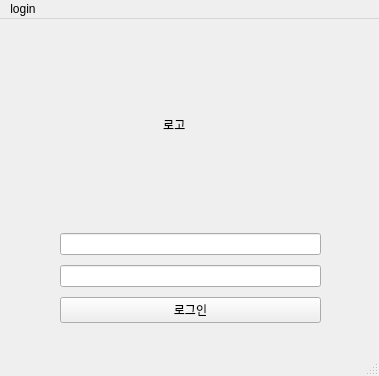
<?xml version="1.0" encoding="UTF-8"?>
<ui version="4.0">
 <class>MainWindow</class>
 <widget class="QMainWindow" name="MainWindow">
  <property name="geometry">
   <rect>
    <x>0</x>
    <y>0</y>
    <width>379</width>
    <height>376</height>
   </rect>
  </property>
  <property name="minimumSize">
   <size>
    <width>379</width>
    <height>376</height>
   </size>
  </property>
  <property name="maximumSize">
   <size>
    <width>379</width>
    <height>376</height>
   </size>
  </property>
  <property name="windowTitle">
   <string>MainWindow</string>
  </property>
  <widget class="QWidget" name="centralwidget">
   <widget class="QWidget" name="layoutWidget">
    <property name="geometry">
     <rect>
      <x>60</x>
      <y>210</y>
      <width>261</width>
      <height>101</height>
     </rect>
    </property>
    <layout class="QVBoxLayout" name="verticalLayout">
     <item>
      <widget class="QLineEdit" name="login_ID"/>
     </item>
     <item>
      <widget class="QLineEdit" name="login_PW"/>
     </item>
     <item>
      <widget class="QPushButton" name="login_Button">
       <property name="text">
        <string>로그인</string>
       </property>
      </widget>
     </item>
    </layout>
   </widget>
   <widget class="QLabel" name="label">
    <property name="geometry">
     <rect>
      <x>90</x>
      <y>20</y>
      <width>201</width>
      <height>171</height>
     </rect>
    </property>
    <property name="text">
     <string>                      로고</string>
    </property>
   </widget>
  </widget>
  <widget class="QMenuBar" name="menubar">
   <property name="geometry">
    <rect>
     <x>0</x>
     <y>0</y>
     <width>379</width>
     <height>21</height>
    </rect>
   </property>
   <widget class="QMenu" name="menulogin">
    <property name="title">
     <string>login</string>
    </property>
   </widget>
   <addaction name="menulogin"/>
  </widget>
  <widget class="QStatusBar" name="statusbar"/>
 </widget>
 <resources/>
 <connections/>
</ui>
